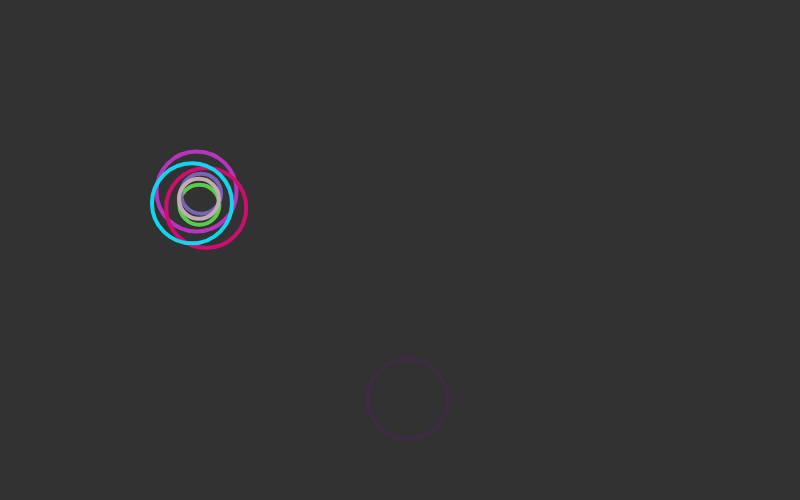
Frame 1 (no input)
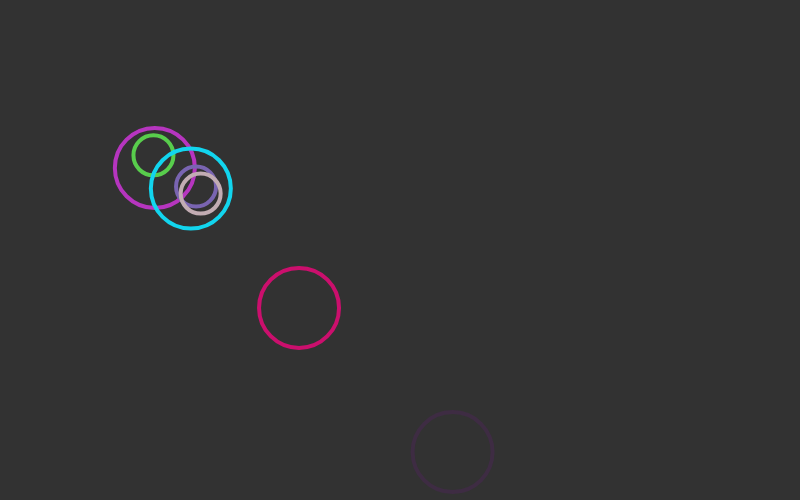
Frame 60 (no input)
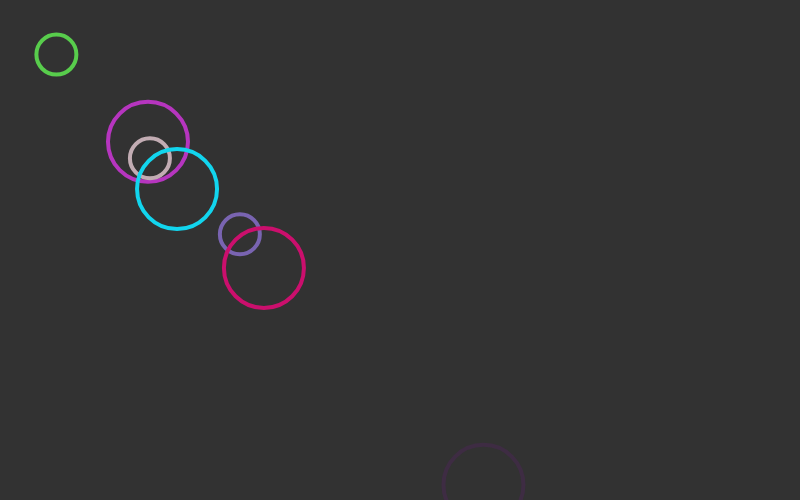
Frame 120 (the mouse pressed at the canvas centre since frame 60)

The p5.js sketch that drew these frames (run headless with seeded random() and noise() and a simulated clock; from frame 60 on, the mouse is pressed at the canvas centre):

// p5.js sketch
// ── sketch.js

let bubble1;
let bubble2;
let bubble3;
let bubble4;
let bubble5;
let bubble6;
let bubble7;

function setup() {
  createCanvas(800, 500);
  
  bubble1 = new Bubble(200, 200, 40, random(255), random(255), random(255));
  bubble2 = new Bubble(200, 200, 20, random(255), random(255), random(255));
  bubble3 = new Bubble(200, 400, 40, random(255), random(255), random(255));
  bubble4 = new Bubble(100, 200, 20, random(255), 100, random(255));
  bubble5 = new Bubble(400, 200, 40, random(255), random(255), random(255));
  bubble6 = new Bubble(300, 200, 20, random(255), random(255), random(255));
  bubble7 = new Bubble(200, 200, 40, random(255), random(255), random(255));
}




function draw(){
background(50);
bubble1.move();
bubble1.show();

bubble2.move();
bubble2.show();

bubble3.move();
bubble3.show();

bubble4.move();
bubble4.show();

bubble5.move();
bubble5.show();

bubble6.move();
bubble6.show();

bubble7.move();
bubble7.show();

}

class Bubble{
  constructor(x, y, r, color1, color2, color3) {
    this.x = x;
    this.y = y;
    this.r = r;
    this.color1 = color1;
    this.color2 = color2;
    this.color3 = color3;
  }
  move() {
    this.x = this.y + random(-10, 10);
    this.y = this.y + random(-10, 10);
  }
  show() {
    stroke(this.color1, this.color2, this.color3);
    strokeWeight(4);
    noFill();
    ellipse(this.x, this.y, this.r*2)
  }
}
